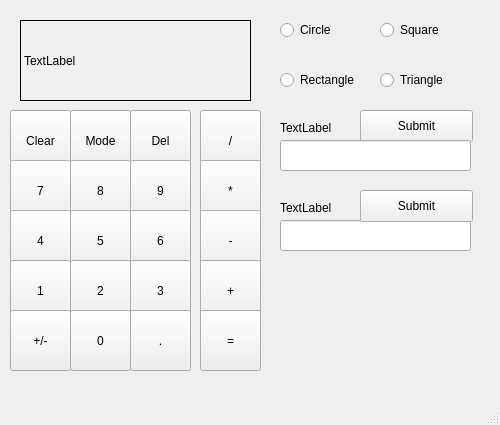
<?xml version="1.0" encoding="UTF-8"?>
<ui version="4.0">
 <class>MainWindow</class>
 <widget class="QMainWindow" name="MainWindow">
  <property name="geometry">
   <rect>
    <x>0</x>
    <y>0</y>
    <width>500</width>
    <height>425</height>
   </rect>
  </property>
  <property name="minimumSize">
   <size>
    <width>500</width>
    <height>425</height>
   </size>
  </property>
  <property name="maximumSize">
   <size>
    <width>500</width>
    <height>425</height>
   </size>
  </property>
  <property name="windowTitle">
   <string>MainWindow</string>
  </property>
  <widget class="QWidget" name="centralwidget">
   <widget class="QPushButton" name="clear">
    <property name="geometry">
     <rect>
      <x>10</x>
      <y>110</y>
      <width>61</width>
      <height>61</height>
     </rect>
    </property>
    <property name="text">
     <string>Clear</string>
    </property>
   </widget>
   <widget class="QPushButton" name="mode">
    <property name="geometry">
     <rect>
      <x>70</x>
      <y>110</y>
      <width>61</width>
      <height>61</height>
     </rect>
    </property>
    <property name="text">
     <string>Mode</string>
    </property>
   </widget>
   <widget class="QPushButton" name="delete_2">
    <property name="geometry">
     <rect>
      <x>130</x>
      <y>110</y>
      <width>61</width>
      <height>61</height>
     </rect>
    </property>
    <property name="text">
     <string>Del</string>
    </property>
   </widget>
   <widget class="QPushButton" name="divide">
    <property name="geometry">
     <rect>
      <x>200</x>
      <y>110</y>
      <width>61</width>
      <height>61</height>
     </rect>
    </property>
    <property name="text">
     <string>/</string>
    </property>
   </widget>
   <widget class="QPushButton" name="multiply">
    <property name="geometry">
     <rect>
      <x>200</x>
      <y>160</y>
      <width>61</width>
      <height>61</height>
     </rect>
    </property>
    <property name="text">
     <string>*</string>
    </property>
   </widget>
   <widget class="QPushButton" name="subtract">
    <property name="geometry">
     <rect>
      <x>200</x>
      <y>210</y>
      <width>61</width>
      <height>61</height>
     </rect>
    </property>
    <property name="text">
     <string>-</string>
    </property>
   </widget>
   <widget class="QPushButton" name="add">
    <property name="geometry">
     <rect>
      <x>200</x>
      <y>260</y>
      <width>61</width>
      <height>61</height>
     </rect>
    </property>
    <property name="text">
     <string>+</string>
    </property>
   </widget>
   <widget class="QPushButton" name="equals">
    <property name="geometry">
     <rect>
      <x>200</x>
      <y>310</y>
      <width>61</width>
      <height>61</height>
     </rect>
    </property>
    <property name="text">
     <string>=</string>
    </property>
   </widget>
   <widget class="QPushButton" name="seven">
    <property name="geometry">
     <rect>
      <x>10</x>
      <y>160</y>
      <width>61</width>
      <height>61</height>
     </rect>
    </property>
    <property name="text">
     <string>7</string>
    </property>
    <attribute name="buttonGroup">
     <string notr="true">nums</string>
    </attribute>
   </widget>
   <widget class="QPushButton" name="four">
    <property name="geometry">
     <rect>
      <x>10</x>
      <y>210</y>
      <width>61</width>
      <height>61</height>
     </rect>
    </property>
    <property name="text">
     <string>4</string>
    </property>
    <attribute name="buttonGroup">
     <string notr="true">nums</string>
    </attribute>
   </widget>
   <widget class="QPushButton" name="one">
    <property name="geometry">
     <rect>
      <x>10</x>
      <y>260</y>
      <width>61</width>
      <height>61</height>
     </rect>
    </property>
    <property name="text">
     <string>1</string>
    </property>
    <attribute name="buttonGroup">
     <string notr="true">nums</string>
    </attribute>
   </widget>
   <widget class="QPushButton" name="pos_neg">
    <property name="geometry">
     <rect>
      <x>10</x>
      <y>310</y>
      <width>61</width>
      <height>61</height>
     </rect>
    </property>
    <property name="text">
     <string>+/-</string>
    </property>
   </widget>
   <widget class="QPushButton" name="eight">
    <property name="geometry">
     <rect>
      <x>70</x>
      <y>160</y>
      <width>61</width>
      <height>61</height>
     </rect>
    </property>
    <property name="text">
     <string>8</string>
    </property>
    <attribute name="buttonGroup">
     <string notr="true">nums</string>
    </attribute>
   </widget>
   <widget class="QPushButton" name="five">
    <property name="geometry">
     <rect>
      <x>70</x>
      <y>210</y>
      <width>61</width>
      <height>61</height>
     </rect>
    </property>
    <property name="text">
     <string>5</string>
    </property>
    <attribute name="buttonGroup">
     <string notr="true">nums</string>
    </attribute>
   </widget>
   <widget class="QPushButton" name="two">
    <property name="geometry">
     <rect>
      <x>70</x>
      <y>260</y>
      <width>61</width>
      <height>61</height>
     </rect>
    </property>
    <property name="text">
     <string>2</string>
    </property>
    <attribute name="buttonGroup">
     <string notr="true">nums</string>
    </attribute>
   </widget>
   <widget class="QPushButton" name="zero">
    <property name="geometry">
     <rect>
      <x>70</x>
      <y>310</y>
      <width>61</width>
      <height>61</height>
     </rect>
    </property>
    <property name="text">
     <string>0</string>
    </property>
    <attribute name="buttonGroup">
     <string notr="true">nums</string>
    </attribute>
   </widget>
   <widget class="QPushButton" name="nine">
    <property name="geometry">
     <rect>
      <x>130</x>
      <y>160</y>
      <width>61</width>
      <height>61</height>
     </rect>
    </property>
    <property name="text">
     <string>9</string>
    </property>
    <attribute name="buttonGroup">
     <string notr="true">nums</string>
    </attribute>
   </widget>
   <widget class="QPushButton" name="six">
    <property name="geometry">
     <rect>
      <x>130</x>
      <y>210</y>
      <width>61</width>
      <height>61</height>
     </rect>
    </property>
    <property name="text">
     <string>6</string>
    </property>
    <attribute name="buttonGroup">
     <string notr="true">nums</string>
    </attribute>
   </widget>
   <widget class="QPushButton" name="three">
    <property name="geometry">
     <rect>
      <x>130</x>
      <y>260</y>
      <width>61</width>
      <height>61</height>
     </rect>
    </property>
    <property name="text">
     <string>3</string>
    </property>
    <attribute name="buttonGroup">
     <string notr="true">nums</string>
    </attribute>
   </widget>
   <widget class="QPushButton" name="decimal">
    <property name="geometry">
     <rect>
      <x>130</x>
      <y>310</y>
      <width>61</width>
      <height>61</height>
     </rect>
    </property>
    <property name="text">
     <string>.</string>
    </property>
   </widget>
   <widget class="QRadioButton" name="cirlce">
    <property name="geometry">
     <rect>
      <x>280</x>
      <y>20</y>
      <width>100</width>
      <height>20</height>
     </rect>
    </property>
    <property name="text">
     <string>Circle</string>
    </property>
   </widget>
   <widget class="QRadioButton" name="square">
    <property name="geometry">
     <rect>
      <x>380</x>
      <y>20</y>
      <width>100</width>
      <height>20</height>
     </rect>
    </property>
    <property name="text">
     <string>Square</string>
    </property>
   </widget>
   <widget class="QRadioButton" name="rectangle">
    <property name="geometry">
     <rect>
      <x>280</x>
      <y>70</y>
      <width>100</width>
      <height>20</height>
     </rect>
    </property>
    <property name="text">
     <string>Rectangle</string>
    </property>
   </widget>
   <widget class="QRadioButton" name="triangle">
    <property name="geometry">
     <rect>
      <x>380</x>
      <y>70</y>
      <width>100</width>
      <height>20</height>
     </rect>
    </property>
    <property name="text">
     <string>Triangle</string>
    </property>
   </widget>
   <widget class="QLabel" name="label_1">
    <property name="geometry">
     <rect>
      <x>280</x>
      <y>120</y>
      <width>60</width>
      <height>16</height>
     </rect>
    </property>
    <property name="text">
     <string>TextLabel</string>
    </property>
   </widget>
   <widget class="QPushButton" name="submit">
    <property name="geometry">
     <rect>
      <x>360</x>
      <y>110</y>
      <width>113</width>
      <height>32</height>
     </rect>
    </property>
    <property name="text">
     <string>Submit</string>
    </property>
   </widget>
   <widget class="QLineEdit" name="enter_1">
    <property name="geometry">
     <rect>
      <x>280</x>
      <y>140</y>
      <width>191</width>
      <height>31</height>
     </rect>
    </property>
    <property name="alignment">
     <set>Qt::AlignRight|Qt::AlignTrailing|Qt::AlignVCenter</set>
    </property>
   </widget>
   <widget class="QLineEdit" name="enter_2">
    <property name="geometry">
     <rect>
      <x>280</x>
      <y>220</y>
      <width>191</width>
      <height>31</height>
     </rect>
    </property>
    <property name="alignment">
     <set>Qt::AlignRight|Qt::AlignTrailing|Qt::AlignVCenter</set>
    </property>
   </widget>
   <widget class="QLabel" name="label_2">
    <property name="geometry">
     <rect>
      <x>280</x>
      <y>200</y>
      <width>60</width>
      <height>16</height>
     </rect>
    </property>
    <property name="text">
     <string>TextLabel</string>
    </property>
   </widget>
   <widget class="QPushButton" name="submit_2">
    <property name="geometry">
     <rect>
      <x>360</x>
      <y>190</y>
      <width>113</width>
      <height>32</height>
     </rect>
    </property>
    <property name="text">
     <string>Submit</string>
    </property>
   </widget>
   <widget class="QLabel" name="textBrowser">
    <property name="geometry">
     <rect>
      <x>20</x>
      <y>20</y>
      <width>231</width>
      <height>81</height>
     </rect>
    </property>
    <property name="autoFillBackground">
     <bool>true</bool>
    </property>
    <property name="frameShape">
     <enum>QFrame::Box</enum>
    </property>
    <property name="text">
     <string>TextLabel</string>
    </property>
   </widget>
  </widget>
  <widget class="QMenuBar" name="menubar">
   <property name="geometry">
    <rect>
     <x>0</x>
     <y>0</y>
     <width>500</width>
     <height>37</height>
    </rect>
   </property>
  </widget>
  <widget class="QStatusBar" name="statusbar"/>
 </widget>
 <resources/>
 <connections/>
 <buttongroups>
  <buttongroup name="nums"/>
 </buttongroups>
</ui>
